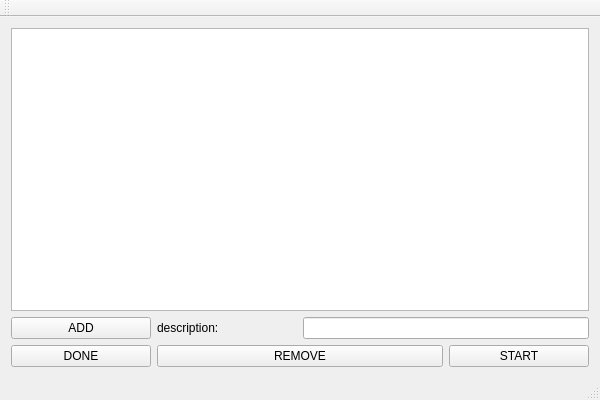
<?xml version="1.0" encoding="UTF-8"?>
<ui version="4.0">
 <class>taskManagerClass</class>
 <widget class="QMainWindow" name="taskManagerClass">
  <property name="geometry">
   <rect>
    <x>0</x>
    <y>0</y>
    <width>600</width>
    <height>400</height>
   </rect>
  </property>
  <property name="windowTitle">
   <string>taskManager</string>
  </property>
  <widget class="QWidget" name="centralWidget">
   <layout class="QGridLayout" name="gridLayout">
    <item row="0" column="0" colspan="4">
     <widget class="QListWidget" name="TaskListWidget"/>
    </item>
    <item row="1" column="0">
     <widget class="QPushButton" name="AddButton">
      <property name="text">
       <string>ADD</string>
      </property>
     </widget>
    </item>
    <item row="1" column="1">
     <widget class="QLabel" name="descriptionLabel">
      <property name="text">
       <string>description:</string>
      </property>
     </widget>
    </item>
    <item row="1" column="2" colspan="2">
     <widget class="QLineEdit" name="descriptionLineEdit"/>
    </item>
    <item row="2" column="0">
     <widget class="QPushButton" name="doneButton">
      <property name="text">
       <string>DONE</string>
      </property>
     </widget>
    </item>
    <item row="2" column="1" colspan="2">
     <widget class="QPushButton" name="removeButton">
      <property name="text">
       <string>REMOVE</string>
      </property>
     </widget>
    </item>
    <item row="2" column="3">
     <widget class="QPushButton" name="startButton">
      <property name="text">
       <string>START</string>
      </property>
     </widget>
    </item>
   </layout>
  </widget>
  <widget class="QMenuBar" name="menuBar">
   <property name="geometry">
    <rect>
     <x>0</x>
     <y>0</y>
     <width>600</width>
     <height>26</height>
    </rect>
   </property>
  </widget>
  <widget class="QToolBar" name="mainToolBar">
   <attribute name="toolBarArea">
    <enum>TopToolBarArea</enum>
   </attribute>
   <attribute name="toolBarBreak">
    <bool>false</bool>
   </attribute>
  </widget>
  <widget class="QStatusBar" name="statusBar"/>
 </widget>
 <layoutdefault spacing="6" margin="11"/>
 <resources>
  <include location="taskManager.qrc"/>
 </resources>
 <connections/>
</ui>
